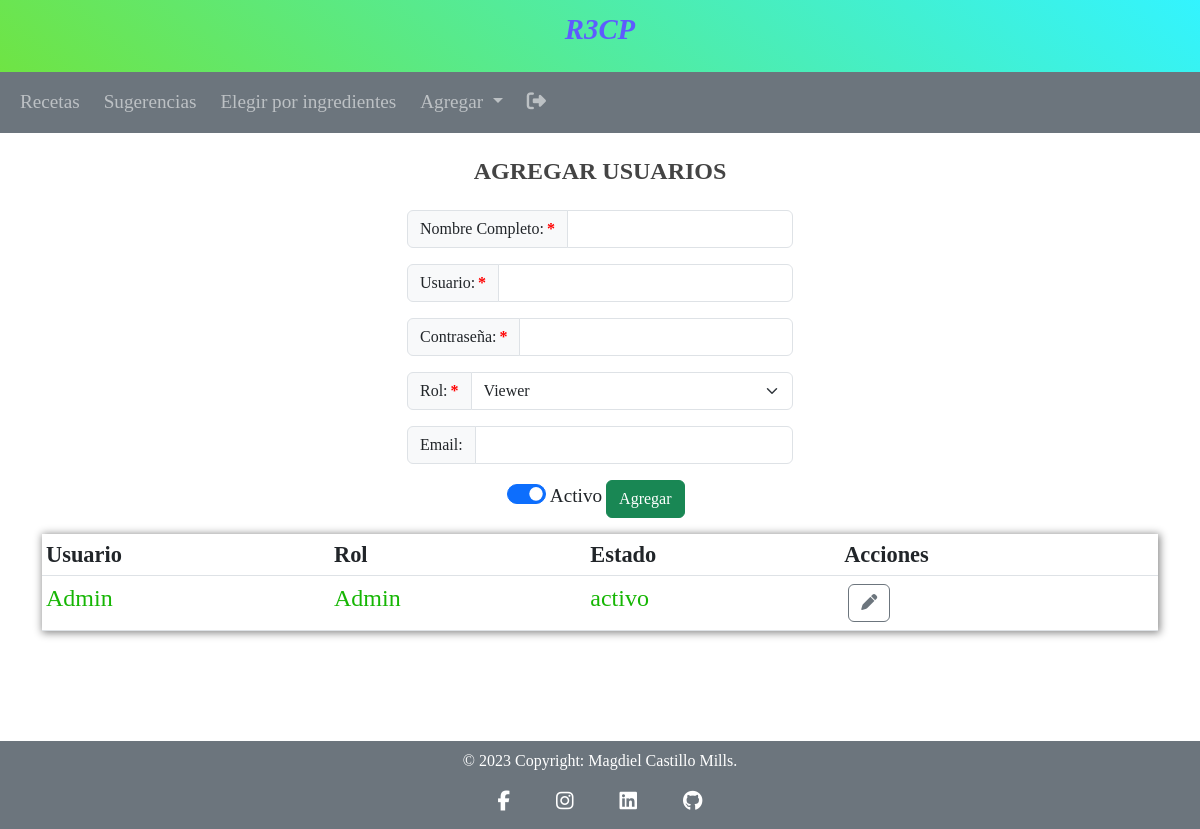
/views/add-users.php, run on an earlier commit of the app's database.
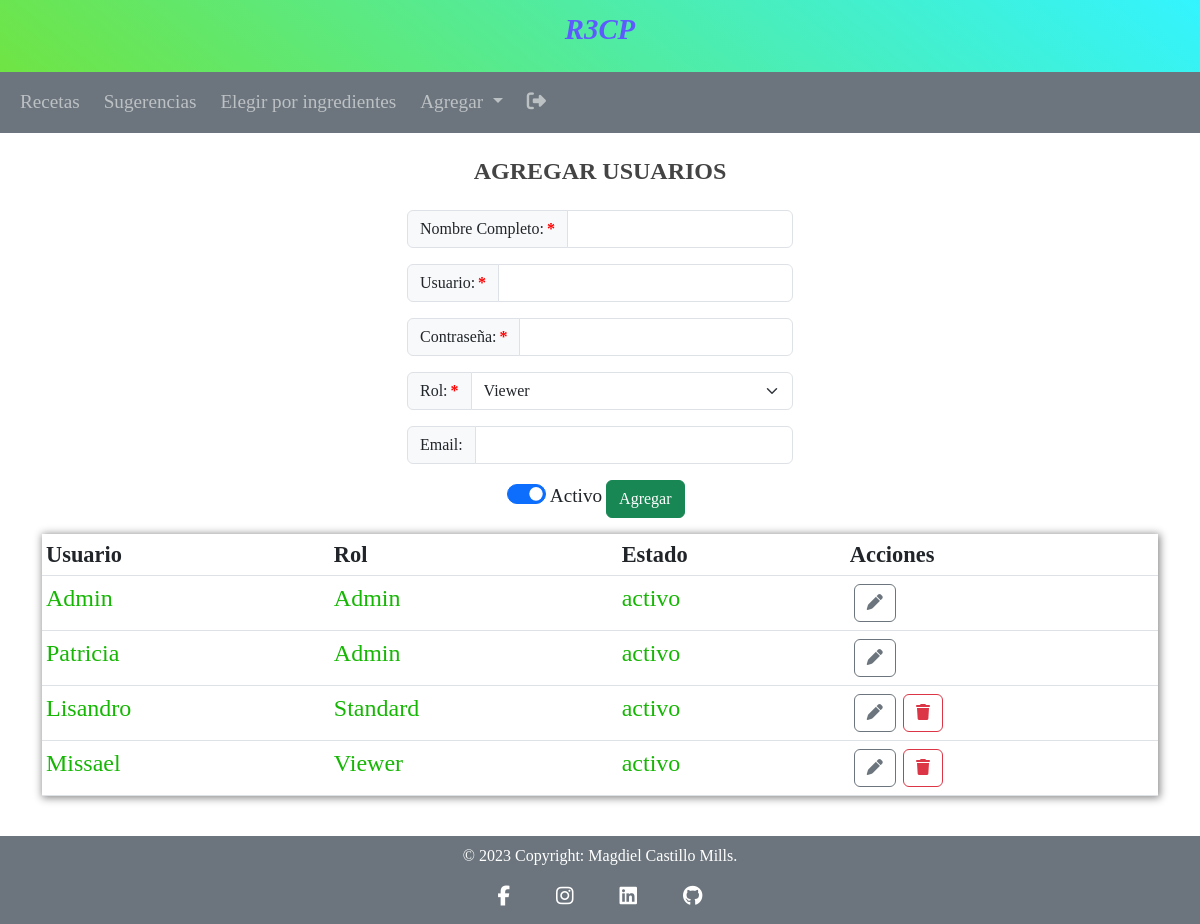
And on a later commit of the database.
### tables this page shows
CREATE TABLE `users` (
  `userid` int NOT NULL AUTO_INCREMENT,
  `username` varchar(30) NOT NULL UNIQUE,
  `fullname` varchar(50) NOT NULL,
  `password` varchar(50) NOT NULL,
  `type` varchar(15) NOT NULL,
  `email`  varchar(70),
  `state` boolean not null,
  `reportsto` int,
  PRIMARY KEY (`userid`),
  CONSTRAINT `fk_users_type`  FOREIGN KEY (`type`) references `type` (`type`) ON DELETE CASCADE ON UPDATE CASCADE,
  CONSTRAINT `fk_users_users`  FOREIGN KEY (`reportsto`) references `users` (`userid`) ON DELETE CASCADE ON UPDATE CASCADE  
);

### views/add-users.php (the view, shortened to what this page needs)
<?php
require_once ("../config/db_Connection.php");
require_once ("../modules/head.php");
require_once ("../modules/nav.php");
?>
<main class="container p-4">
    <div class="row text-center justify-content-center">
        <h3>AGREGAR USUARIOS</h3>
        <form class="m-3 col-auto" method="POST" action="../actions/create.php">
            <div class="input-group mb-3">
                <label class="input-group-text is-required" for="userfullname">Nombre Completo: </label>
                <input class="form-control" type="text" id="userfullname" name="userfullname"  pattern="[a-zA-Z áéíóúÁÉÍÓÚñÑ]+" minlength="7" maxlength="50">
            </div>
            <div class="input-group mb-3">
                <label class="input-group-text is-required" for="username">Usuario: </label>
                <input class="form-control" type="text" id="username" name="username"  pattern="[a-zA-Z áéíóúÁÉÍÓÚñÑ]+" minlength="2" maxlength="30">
            </div>
            <div class="input-group mb-3">
                <label class="input-group-text is-required" for="userpassword">Contraseña: </label>
                <input class="form-control" type="password" id="userpassword" name="userpassword" minlength="8" maxlength="50">
            </div>
            <div class="input-group mb-3">
                <label class="input-group-text is-required" for="userrol">Rol: </label>
                <select class="form-select" name="userrol" id="userrol">
                <?php
                    $sql = "SELECT type FROM type ORDER BY rand();";
                    $result = $conn -> query($sql);
                    while($row = $result -> fetch_assoc()){
                        echo "<option value='" . $row["type"] . "'>" . $row["type"] . "</option>";
                    }
                ?>
                </select>
            </div>
            <div class="input-group mb-3">
                <label class="input-group-text" for="useremail">Email: </label>
                <input class="form-control" type="email" id="useremail" name="useremail" minlength="15" maxlength="70">
            </div>
            <div class="form-switch">
                <input class="form-check-input" type="checkbox" id="activeuser" name="activeuser" value="yes" checked>
                <label class="form-check-label" for="activeuser">Activo</label>
                <input  class="btn btn-success" name="usersubmit" type="submit" value="Agregar">
            </div>
        </form>
    </div>
    <div class="row">
        <table class="table table-sm col-auto">
            <thead>
                <tr class="bg-primary">
                    <th>Usuario</th>
                    <th>Rol</th>
                    <th>Estado</th>
                    <th>Acciones</th>
                </tr>
            </thead>
            <tbody>
                <?php
                    $sql = "SELECT * FROM users ORDER BY type;";
                    $result = $conn -> query($sql);
                    while($row = $result -> fetch_assoc()){
                        if($row['state'] == 1) {
                            $state = "activo";
                            $color = "rgb(22, 182, 4)";
                        } else {
                            $state = "inactivo";
                            $color = "#aaa";
                        }
                        if($row['type'] == "Admin") {
                            $display = "style = 'display: none;'";
                        } else {
                            $display = "";
                        }
                        $html = "<tr>";
                        $html .= "<td style='color:" . $color . ";'>" . $row['username'] . "</td>";
                        $html .= "<td style='color:" . $color . ";'>" . $row['type'] . "</td>";
                        $html .= "<td style='color:" . $color . ";'>" . $state . "</td>";
                        $html .= "<td>";
                        $html .= "<a href='../actions/edit.php?userid=" . $row['userid'] . "' " . "class='btn btn-outline-secondary m-1' title='Editar'><i class='fa-solid fa-pen'></i></a>";
                        $html .= "<a $display href='../actions/delete.php?userid=" . $row['userid'] . "' " . "class='btn btn-outline-danger' title='Eliminar'><i class='fa-solid fa-trash'></i></a>";
                        $html .= "</td>";
                        $html .= "</tr>";
                        echo $html;
                    }
                ?>
            </tbody>
        </table>
    </div>
</main>
<?php
require_once ("../modules/footer.php");
?>

### modules/head.php (shortened to what this page needs)
<!DOCTYPE html>
<html lang="es">
<head>
    <link href="https://cdn.jsdelivr.net/npm/bootstrap@5.3.0-alpha1/dist/css/bootstrap.min.css" rel="stylesheet">
    <link rel="stylesheet" href="/Cookt/css/styles.css">
</head>
<body>

### modules/nav.php (shortened to what this page needs)
<header>
    <div class="banner text-center pt-2">
        <a href="#">R3CP</a>
    </div>
    <nav class="navbar navbar-expand-lg navbar-dark bg-secondary px-2">
        <div class="collapse navbar-collapse" id="navbarNavDropdown">
            <ul class="navbar-nav">
            <li class="nav-item px-1">
                <a class="nav-link" href="/Cookt/index.php">Recetas</a>
            </li>
            <li class="nav-item px-1">
                <a class="nav-link" href="/Cookt/views/random-recipe.php">Sugerencias</a>
            </li>
            <li class="nav-item px-1">
                <a class="nav-link" href="/Cookt/views/custom-recipe.php">Elegir por ingredientes</a>
            </li>
            <li class="nav-item dropdown px-1" <?php if($_SESSION['type'] == 'Viewer') { echo "style = 'display : none;'";}?>>
                <a class="nav-link dropdown-toggle" href="#" id="navbarDropdownMenuLink" data-toggle="dropdown" aria-haspopup="true" aria-expanded="false">
                Agregar
                </a>
            </li>
            <li class="nav-item px-1">
                <a class="nav-link" style = "font-size:1.2rem;" href="#" title="Salir"> <i class="fa-solid fa-right-from-bracket"></i></a>
            </li>
            </ul>
        </div>
    </nav>
</header>

### modules/footer.php (shortened to what this page needs)
<footer class="text-center bg-secondary p-2">
    <div class="text-white">
        © <?php echo date('Y'); ?> Copyright:
        <h6 class="text-white d-inline">Magdiel Castillo Mills.</h6>
    </div>
    <div>
        <a
        class="btn btn-link btn-floating btn-lg m-1 text-white"
        href="https://www.facebook.com/magdiel.castillo.94"
        target="_blank"
        role="button"
        data-mdb-ripple-color="white"
        ><i class="fab fa-facebook-f"></i
        ></a>
        <a
        class="btn btn-link btn-floating btn-lg m-1 text-white"
        href="https://www.instagram.com/magdielcastillomills/?igshid=ZDdkNTZiNTM%3D"
        target="_blank"
        role="button"
        data-mdb-ripple-color="white"
        ><i class="fab fa-instagram"></i
        ></a>
        <a
        class="btn btn-link btn-floating btn-lg text-white m-1"
        href="https://www.linkedin.com/in/magdiel-de-jes%C3%BAs-castillo-mills-5a239b204"
        target="_blank"
        role="button"
        data-mdb-ripple-color="white"
        ><i class="fab fa-linkedin"></i
        ></a>
        <a
        class="btn btn-link btn-floating btn-lg text-white m-1"
        href="https://github.com/Magdiel1990"
        target="_blank"
        role="button"
        data-mdb-ripple-color="white"
        ><i class="fab fa-github"></i
        ></a>
    </div>
</footer>
</body>
</html>

### css/styles.css (style rules this page uses)
* { font-family:'Times New Roman', Times, serif; }
main { min-height: calc(100vh - 12rem); }
footer { height: 5.5rem; }
h3 { font-size: 1.5rem; color: #444; font-weight: bold; }
.nav-item { font-size: 1.2rem; }
.btn-outline-danger { margin-left: 0.2rem; }
table { box-shadow: 1px 1px 8px 1px #888; }
thead { background-color:#444444; }
thead tr { font-weight: bold; font-size: 1.4rem; color:#ffffff; }
tbody { background-color:rgb(255, 246, 234); }
table td a { text-decoration:none; color: rgb(22, 182, 4); }
table td, p, ul li, ol li, li a { font-size: 1.5rem; color: rgb(22, 182, 4); text-decoration: none; }
option { color: rgb(240, 144, 41); }
label, select, input, option { font-size: 1.2rem; }
.banner { background: rgb(75,221,21); background: linear-gradient(39deg, rgba(75,221,21,0.8) 0%, rgba(0,241,255,0.8) 100%); height: 9vh; font-size: 1.8rem; font-weight: bold; font-style: italic; }
.banner a { text-decoration: none; color: rgb(94, 91, 254); }
.is-required:after { content: '*'; margin-left: 3px; color: red; font-weight: bold; }

What changed in the data, as far as the page shows it:
added users: username "Patricia", type "Admin", state "activo"
added users: username "Lisandro", type "Standard", state "activo"
added users: username "Missael", type "Viewer", state "activo"
